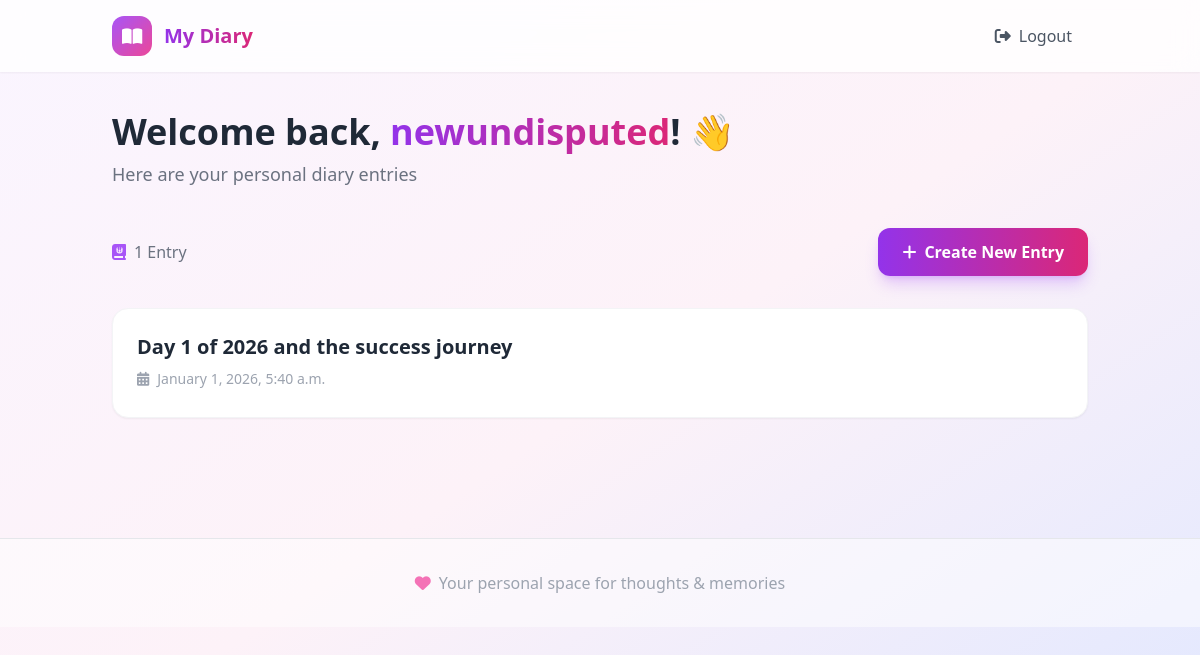
The app's page / (signed in) with its own data.
### diary/models.py (models this page shows, shortened)
class DiaryEntry(models.Model):
    title = models.CharField(max_length=200)
    content = models.TextField()
    created_at = models.DateTimeField(auto_now_add=True)
    owner = models.ForeignKey(
        User,
        on_delete=models.CASCADE
    )

### diary/views.py (the view)
# urls.py: path("", dashboard, name="dashboard"),
@login_required
def dashboard(request):
    entries = DiaryEntry.objects.filter(owner=request.user)
    return render(request, "diary/dashboard.html", {"entries": entries})

### diary/templates/diary/dashboard.html (shortened to what this page needs)
<!DOCTYPE html>
<html lang="en">
<head>
    <script src="https://cdn.tailwindcss.com"></script>
    <link rel="stylesheet" href="https://cdnjs.cloudflare.com/ajax/libs/font-awesome/6.4.0/css/all.min.css">
</head>
<body class="min-h-screen bg-gradient-to-br from-purple-50 via-pink-50 to-indigo-100">
    <nav class="bg-white/80 backdrop-blur-md shadow-sm sticky top-0 z-50">
        <div class="max-w-5xl mx-auto px-6 py-4 flex justify-between items-center">
            <div class="flex items-center space-x-3">
                <div class="w-10 h-10 bg-gradient-to-br from-purple-500 to-pink-500 rounded-xl flex items-center justify-center">
                    <i class="fas fa-book-open text-white text-lg"></i>
                </div>
                <span class="text-xl font-bold bg-gradient-to-r from-purple-600 to-pink-600 bg-clip-text text-transparent">
                </span>
            </div>
            <form method="post" action="{% url 'logout' %}">
                <button type="submit" class="flex items-center space-x-2 px-4 py-2 text-gray-600 hover:text-red-500 hover:bg-red-50 rounded-lg transition-all duration-300 font-medium">
                    <i class="fas fa-sign-out-alt"></i>
                    <span>Logout</span>
                </button>
            </form>
        </div>
    </nav>
    <main class="max-w-5xl mx-auto px-6 py-10">
        <div class="mb-10">
            <h1 class="text-4xl font-bold text-gray-800 mb-2">
                Welcome back, <span class="bg-gradient-to-r from-purple-600 to-pink-600 bg-clip-text text-transparent">{{ request.user.username }}</span>! 👋
            </h1>
            <p class="text-gray-500 text-lg">Here are your personal diary entries</p>
        </div>
        <div class="flex flex-col sm:flex-row justify-between items-start sm:items-center gap-4 mb-8">
            <div class="flex items-center space-x-2 text-gray-500">
                <i class="fas fa-journal-whills text-purple-500"></i>
                <span class="font-medium">
                    {% if entries %}
                        {{ entries|length }} {% if entries|length == 1 %}Entry{% else %}Entries{% endif %}
                    {% else %}
                        No Entries Yet
                    {% endif %}
                </span>
            </div>
            <a href="{% url 'create_entry' %}" class="group flex items-center space-x-2 px-6 py-3 bg-gradient-to-r from-purple-600 to-pink-600 text-white font-semibold rounded-xl shadow-lg shadow-purple-500/30 hover:shadow-xl hover:shadow-purple-500/40 hover:scale-105 transition-all duration-300">
                <i class="fas fa-plus group-hover:rotate-90 transition-transform duration-300"></i>
                <span>Create New Entry</span>
            </a>
        </div>
        {% if entries %}
            <div class="grid gap-4">
                {% for entry in entries %}
                    <div class="group bg-white rounded-2xl shadow-sm hover:shadow-xl border border-gray-100 hover:border-purple-200 transition-all duration-300 overflow-hidden">
                        <div class="p-6">
                            <div class="flex flex-col sm:flex-row sm:items-center justify-between gap-4">
                                <div class="flex-1 min-w-0">
                                    <a href="{% url 'entry_detail' entry.id %}" class="block group/link">
                                        <h3 class="text-xl font-semibold text-gray-800 group-hover/link:text-purple-600 transition-colors duration-300 truncate">
                                            {{ entry.title }}
                                        </h3>
                                    </a>
                                    <div class="flex items-center space-x-2 mt-2 text-gray-400">
                                        <i class="fas fa-calendar-alt text-sm"></i>
                                        <time class="text-sm">{{ entry.created_at|date:"F j, Y, g:i a" }}</time>
                                    </div>
                                </div>
                            </div>
                        </div>
                    </div>
                {% endfor %}
            </div>
        {% endif %}
    </main>
    <footer class="mt-20 py-8 border-t border-gray-200 bg-white/50">
        <div class="max-w-5xl mx-auto px-6 text-center text-gray-400">
            <p class="flex items-center justify-center space-x-2">
                <i class="fas fa-heart text-pink-400"></i>
                <span>Your personal space for thoughts & memories</span>
            </p>
        </div>
    </footer>
</body>
</html>

### records on screen
DiaryEntry: title "Day 1 of 2026 and the success journey", created_at "January 1, 2026, 5:40 a.m."

### other values on screen
{{ entries|length }} "1"
